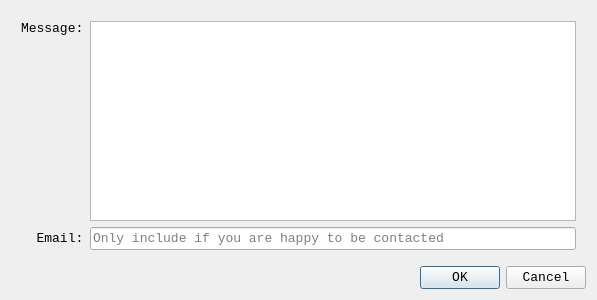
<?xml version="1.0" encoding="UTF-8"?>
<ui version="4.0">
 <class>sendSugg</class>
 <widget class="QDialog" name="sendSugg">
  <property name="geometry">
   <rect>
    <x>0</x>
    <y>0</y>
    <width>597</width>
    <height>300</height>
   </rect>
  </property>
  <property name="font">
   <font>
    <family>Consolas</family>
    <pointsize>10</pointsize>
   </font>
  </property>
  <property name="windowTitle">
   <string>Submit Suggestion</string>
  </property>
  <property name="windowIcon">
   <iconset>
    <normaloff>res/flatearth.png</normaloff>res/flatearth.png</iconset>
  </property>
  <layout class="QGridLayout" name="gridLayout">
   <item row="0" column="0">
    <layout class="QVBoxLayout" name="verticalLayout">
     <property name="leftMargin">
      <number>10</number>
     </property>
     <property name="topMargin">
      <number>10</number>
     </property>
     <property name="rightMargin">
      <number>10</number>
     </property>
     <property name="bottomMargin">
      <number>10</number>
     </property>
     <item>
      <layout class="QHBoxLayout" name="horizontalLayout_2">
       <property name="topMargin">
        <number>0</number>
       </property>
       <item>
        <widget class="QLabel" name="label_2">
         <property name="text">
          <string>Message:</string>
         </property>
         <property name="alignment">
          <set>Qt::AlignLeading|Qt::AlignLeft|Qt::AlignTop</set>
         </property>
        </widget>
       </item>
       <item>
        <widget class="QPlainTextEdit" name="suggInput"/>
       </item>
      </layout>
     </item>
     <item>
      <layout class="QHBoxLayout" name="horizontalLayout">
       <property name="topMargin">
        <number>0</number>
       </property>
       <item>
        <widget class="QLabel" name="label">
         <property name="text">
          <string>  Email:</string>
         </property>
        </widget>
       </item>
       <item>
        <widget class="QLineEdit" name="emailAdInput">
         <property name="text">
          <string/>
         </property>
         <property name="placeholderText">
          <string>Only include if you are happy to be contacted</string>
         </property>
        </widget>
       </item>
      </layout>
     </item>
    </layout>
   </item>
   <item row="1" column="0">
    <widget class="QDialogButtonBox" name="buttonBox">
     <property name="orientation">
      <enum>Qt::Horizontal</enum>
     </property>
     <property name="standardButtons">
      <set>QDialogButtonBox::Cancel|QDialogButtonBox::Ok</set>
     </property>
    </widget>
   </item>
  </layout>
 </widget>
 <resources/>
 <connections>
  <connection>
   <sender>buttonBox</sender>
   <signal>accepted()</signal>
   <receiver>sendSugg</receiver>
   <slot>accept()</slot>
   <hints>
    <hint type="sourcelabel">
     <x>248</x>
     <y>254</y>
    </hint>
    <hint type="destinationlabel">
     <x>157</x>
     <y>274</y>
    </hint>
   </hints>
  </connection>
  <connection>
   <sender>buttonBox</sender>
   <signal>rejected()</signal>
   <receiver>sendSugg</receiver>
   <slot>reject()</slot>
   <hints>
    <hint type="sourcelabel">
     <x>316</x>
     <y>260</y>
    </hint>
    <hint type="destinationlabel">
     <x>286</x>
     <y>274</y>
    </hint>
   </hints>
  </connection>
 </connections>
</ui>
